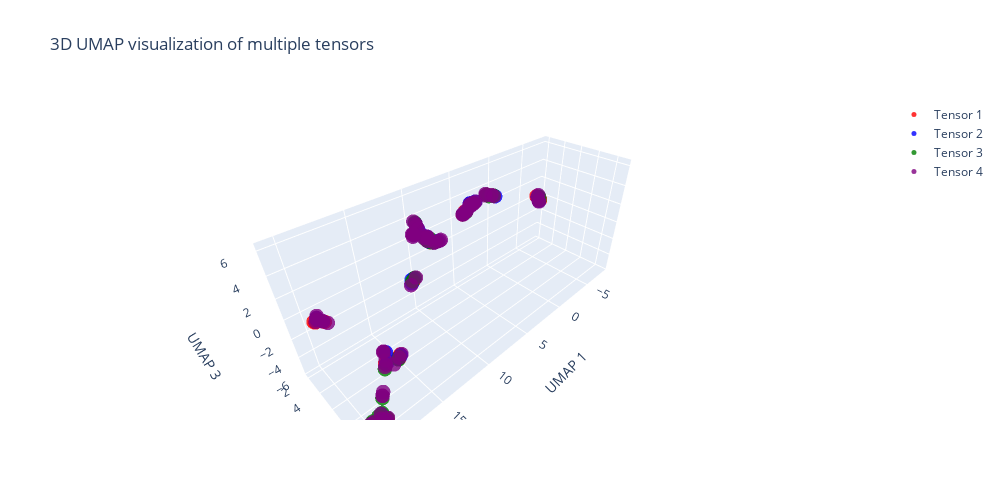

The notebook cell this image was saved under:
### Code cell
import numpy as np
import umap
import plotly.express as px
import plotly.graph_objects as go

# Assuming you have three tensors:
# tensor1, tensor2, tensor3

def plot_3d_umap_multiple_tensors(tensors, labels=None, colors=None):
    # Convert tensors to numpy arrays if they aren't already
    data_arrays = [tensor.numpy() if hasattr(tensor, 'numpy') else tensor for tensor in tensors]
    
    # Combine all data for UMAP
    combined_data = np.vstack(data_arrays)
    
    # Create labels for coloring
    if labels is None:
        labels = np.concatenate([np.full(len(data), i) for i, data in enumerate(data_arrays)])
    
    # Fit UMAP
    reducer = umap.UMAP(n_components=3, random_state=42)
    embedding = reducer.fit_transform(combined_data)
    
    # Split embedding back into separate groups
    start_idx = 0
    embeddings = []
    for data in data_arrays:
        end_idx = start_idx + len(data)
        embeddings.append(embedding[start_idx:end_idx])
        start_idx = end_idx

    # Using plotly for interactive 3D visualization
    fig = go.Figure()
    
    colors = colors or ['red', 'blue', 'green']
    
    # Add each tensor's points to the plot
    for i, emb in enumerate(embeddings):
        fig.add_trace(go.Scatter3d(
            x=emb[:, 0],
            y=emb[:, 1],
            z=emb[:, 2],
            mode='markers',
            marker=dict(
                size=5,
                color=colors[i],
                opacity=0.8
            ),
            name=f'Tensor {i+1}'
        ))

    # Update the layout
    fig.update_layout(
        title='3D UMAP visualization of multiple tensors',
        scene=dict(
            xaxis_title='UMAP 1',
            yaxis_title='UMAP 2',
            zaxis_title='UMAP 3'
        ),
        width=1000,
        height=500,
        showlegend=True
    )

    fig.show()

# Your existing tensors plus a new one
tensors = [qnivp_umap, random_umap, commit_umap, x_candidates]  # Add tensor4 to the list

# Add a new color for the fourth tensor
colors = ['red', 'blue', 'green', 'purple']  # Add a new color

# Call the function with the updated lists
plot_3d_umap_multiple_tensors(tensors, colors=colors)


# Example usage:
# tensors = [qnivp_umap, random_umap, commit_umap]
# colors = ['red', 'blue', 'green']
# plot_3d_umap_multiple_tensors(tensors, colors=colors)

### Figure 1 — Plotly figure (JSON) as saved in the notebook; plotly's stock layout.template omitted (floating-point values rounded to 4 significant figures)
{"data": [{"marker": {"color": "red", "opacity": 0.8, "size": 5}, "mode": "markers", "name": "Tensor 1", "type": "scatter3d", "x": [17.12, 10.36, 16.07, 17.0, -7.781, -7.696, 19.37, 19.55, 20.25, 19.43, -7.734, 19.78, -7.711, 17.59, 3.715, 19.73, 20.02, 19.29, 17.09, 5.673, 3.477, 17.81, 3.046, 5.58, 3.792, 4.612, 18.86, 19.58], "y": [9.627, 5.127, 10.98, 9.745, 2.279, 2.169, 3.9, 10.36, 10.37, 10.33, 1.934, 3.174, 1.791, 8.732, 2.698, 3.336, 10.4, 4.012, 9.703, 3.858, 4.602, 8.969, 4.856, 3.988, 2.775, 3.592, 9.788, 3.324], "z": [-0.6357, 3.414, 6.021, -0.3691, -0.2957, -0.1992, 0.2728, -4.233, -3.97, -4.126, -0.02744, 0.01688, -0.005857, -0.482, 3.476, 0.02487, -4.13, 0.2532, -0.7184, 3.552, 4.922, -1.244, 4.796, 3.832, 3.392, 3.859, -5.595, 0.2078]}, {"marker": {"color": "blue", "opacity": 0.8, "size": 5}, "mode": "markers", "name": "Tensor 2", "type": "scatter3d", "x": [16.93, 10.37, 16.06, 9.642, 10.61, 10.69, -7.602, 11.03, 3.694, 19.19, 11.03, 17.13, 17.51, 15.96, 17.08, -7.872, 2.855, 9.863, 9.36, -7.834, 19.38, 9.656, 4.336, 11.05, 17.72, 19.51, 16.14, 19.39], "y": [9.712, 5.053, 10.81, 3.853, 3.399, 3.509, 2.282, 4.411, 2.678, 10.05, 4.703, 9.56, 8.788, 10.89, 9.831, 2.016, 5.017, 3.697, 4.844, 1.971, 10.28, 4.909, 4.045, 4.561, 9.048, 3.208, 10.93, 10.2], "z": [-0.5167, 3.411, 6.014, 3.026, 3.462, 3.483, -0.3706, 5.08, 3.493, -5.627, 4.673, -0.8625, -0.51, 6.11, -0.445, -0.4013, 4.717, 3.152, 2.937, -0.02035, -5.678, 3.031, 4.384, 4.855, -1.256, 0.2312, 5.864, -4.016]}, {"marker": {"color": "green", "opacity": 0.8, "size": 5}, "mode": "markers", "name": "Tensor 3", "type": "scatter3d", "x": [17.06, 10.27, 16.02, 19.32, 11.05, 18.89, 19.63, 20.22, 10.78, 19.38, -7.752, 17.14, 19.52, -7.91, 10.61, 2.952, 16.06, 3.337, 10.01, 5.457, 9.562, 9.556, 15.94, 5.668, 17.97, 3.49, 18.93, 20.11], "y": [9.676, 5.079, 10.86, 10.21, 4.369, 9.803, 10.24, 10.31, 5.134, 10.25, 2.223, 9.658, 10.41, 1.999, 5.14, 4.92, 10.87, 4.687, 4.982, 4.031, 4.078, 4.868, 10.99, 3.892, 9.103, 4.567, 9.872, 10.26], "z": [-0.6237, 3.355, 5.934, -3.957, 5.131, -5.51, -3.964, -4.074, 3.898, -5.676, -0.2696, -0.828, -4.213, -0.07254, 3.643, 4.777, 5.958, 4.779, 3.191, 3.76, 2.922, 2.973, 6.204, 3.604, -1.575, 4.926, -3.063, -4.043]}, {"marker": {"color": "purple", "opacity": 0.8, "size": 5}, "mode": "markers", "name": "Tensor 4", "type": "scatter3d", "x": [9.529, 19.2, 3.545, 17.7, 18.97, 19.49, 19.11, 9.034, 10.85, 3.874, 20.32, 17.79, 5.313, 19.38, 10.65, -7.762, 19.69, 11.03, 11.11, 17.6, 18.8, 10.6, 20.03, 19.58, 4.674, 11.03, 17.66, 10.71, 19.37, 5.272, 16.21, 5.67, 9.869, 17.01, 10.64, -7.616, 4.48, 4.456, 19.51, 4.538, 19.43, 19.54, 19.18, 19.31, 5.756, -7.546, 9.219, 19.58, 15.88, -7.874, 18.85, 3.77, 19.37, 11.07, 2.936, 5.486, 3.549, 4.334, 17.89, 10.73, 9.62, 16.94, 9.648, 17.44, 18.85, 4.556, 18.71, 3.094, 9.82, 10.76], "y": [4.86, 10.06, 4.505, 8.902, 9.882, 10.28, 9.985, 4.828, 5.056, 2.857, 10.42, 9.028, 3.925, 10.11, 3.412, 1.891, 3.351, 4.434, 4.292, 8.666, 9.725, 5.133, 10.29, 3.354, 3.839, 4.678, 8.705, 3.455, 3.927, 3.837, 10.93, 3.875, 5.0, 9.567, 3.403, 2.212, 3.936, 3.997, 3.154, 3.658, 3.059, 10.51, 4.252, 10.17, 3.924, 2.329, 4.908, 3.347, 11.02, 1.904, 9.788, 2.753, 3.929, 4.541, 4.943, 3.782, 4.506, 4.069, 9.017, 3.357, 3.857, 9.818, 3.999, 9.491, 9.795, 3.995, 9.713, 4.801, 3.715, 3.465], "z": [2.953, -5.522, 4.844, -1.077, -5.554, -4.345, -5.281, 2.905, 3.992, 3.304, -3.912, -1.342, 3.731, -4.11, 3.548, -0.1132, 0.06521, 5.059, 5.21, -0.4622, -5.664, 3.645, -4.143, 0.1868, 4.048, 4.703, -0.429, 3.545, 0.3185, 3.764, 5.79, 3.621, 3.072, -0.8265, 3.417, -0.369, 4.259, 4.274, 0.213, 3.933, 0.2851, -4.235, 0.2477, -5.602, 3.605, -0.4389, 2.939, 0.1851, 6.201, 0.1236, -2.947, 3.417, 0.2847, 4.889, 4.731, 3.498, 4.996, 4.387, -1.501, 3.521, 3.025, -0.3055, 2.978, -1.217, -2.975, 4.204, -2.754, 4.848, 3.112, 3.355]}], "layout": {"height": 500, "scene": {"xaxis": {"title": {"text": "UMAP 1"}}, "yaxis": {"title": {"text": "UMAP 2"}}, "zaxis": {"title": {"text": "UMAP 3"}}}, "showlegend": true, "title": {"text": "3D UMAP visualization of multiple tensors"}, "width": 1000}}
